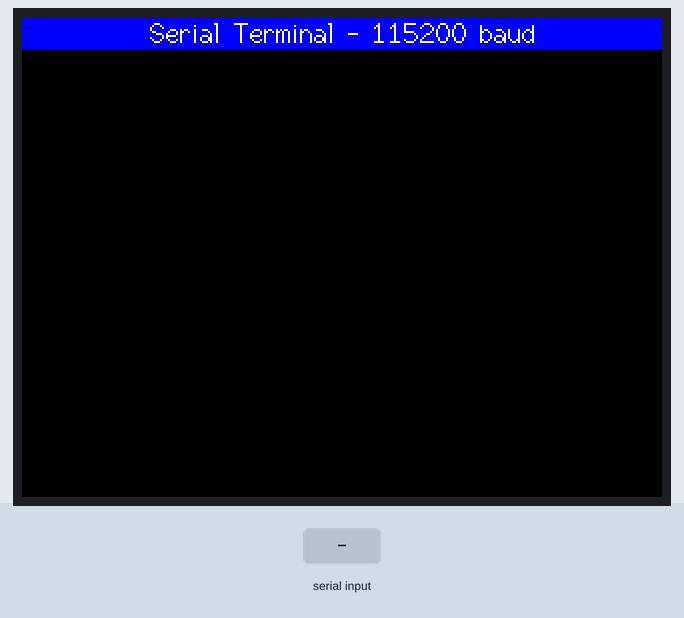
A sketch run on a simulated ESP32. On the bench: 320×240 colour display. Inputs (shaded band) come from the test bench.

Above: at 1.4 s.
1.5 s: "1\n" received over Serial
At 2.7 s:
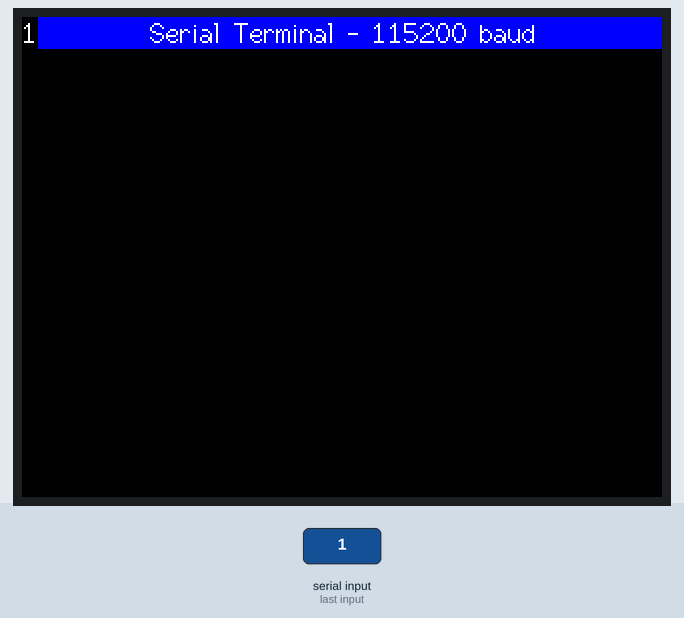
3.0 s: "0\n" received over Serial
At 3.8 s:
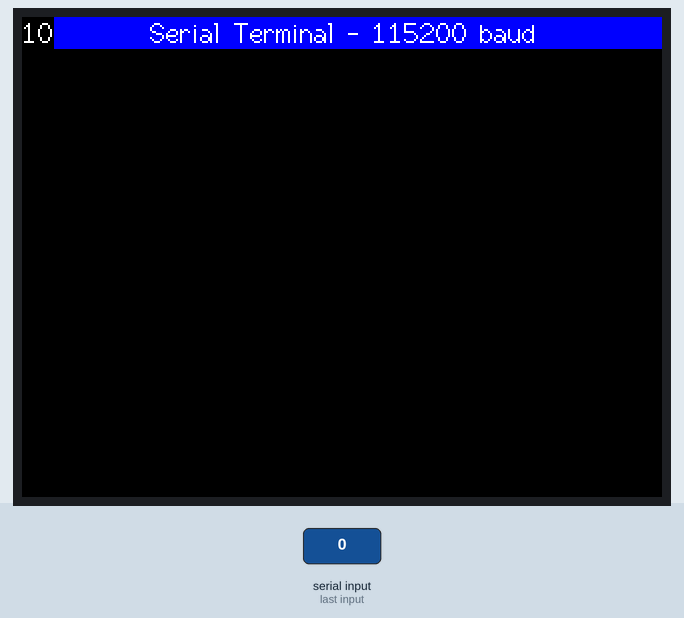
4.5 s: "2\n" received over Serial
At 4.9 s:
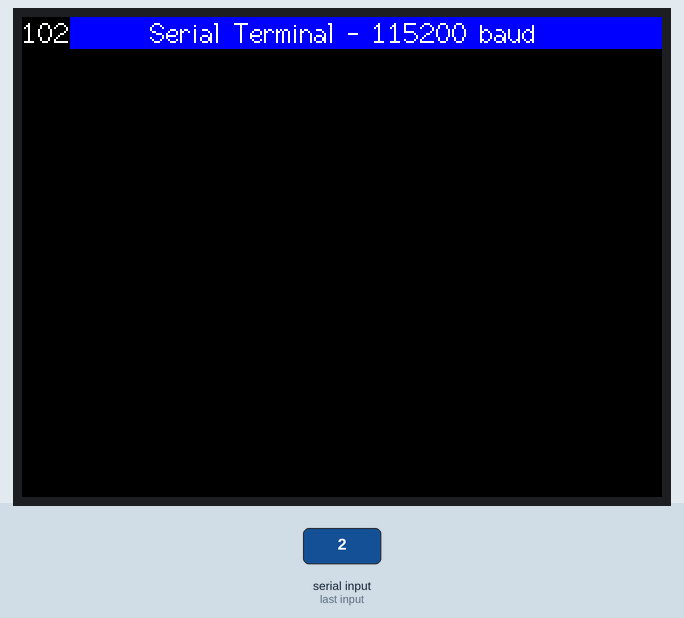
Timing chart, 0 to 7.5 s (numbered marks = the images above; inputs shaded):
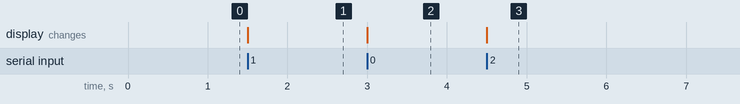

Measured:
- after the input at 1.5 s, the display: changes at once (image 1)
- after the input at 3.0 s, the display: changes at once (image 2)
- after the input at 4.5 s, the display: changes at once (image 3)

The sketch:

zillaserial.ino
```cpp
// (licence header left out)
#include <M5Stack.h>

// The scrolling area must be a integral multiple of TEXT_HEIGHT
#define TEXT_HEIGHT 16 // Height of text to be printed and scrolled
#define TOP_FIXED_AREA 14 // Number of lines in top fixed area (lines counted from top of screen)
#define BOT_FIXED_AREA 0 // Number of lines in bottom fixed area (lines counted from bottom of screen)
#define YMAX 240 // Bottom of screen area

// The initial y coordinate of the top of the scrolling area
uint16_t yStart = 0;
// yArea must be a integral multiple of TEXT_HEIGHT
uint16_t yArea = YMAX-TOP_FIXED_AREA-BOT_FIXED_AREA;
// The initial y coordinate of the top of the bottom text line
// uint16_t yDraw = YMAX - BOT_FIXED_AREA - TEXT_HEIGHT;
uint16_t yDraw = 0;

// Keep track of the drawing x coordinate
uint16_t xPos = 0;

// For the byte we read from the serial port
byte data = 0;

// A few test variables used during debugging
boolean change_colour = 1;
boolean selected = 1;

// We have to blank the top line each time the display is scrolled, but this takes up to 13 milliseconds
// for a full width line, meanwhile the serial buffer may be filling... and overflowing
// We can speed up scrolling of short text lines by just blanking the character we drew
int blank[19]; // We keep all the strings pixel lengths to optimise the speed of the top line blanking

void setup() {
  // Setup the TFT display
  M5.begin();
  // M5.Lcd.setRotation(5); // Must be setRotation(0) for this sketch to work correctly
  M5.Lcd.fillScreen(TFT_BLACK);

  // Setup baud rate and draw top banner
  // Serial.begin(115200);

  M5.Lcd.setTextColor(TFT_WHITE, TFT_BLUE);
  M5.Lcd.fillRect(0,0,320,TEXT_HEIGHT, TFT_BLUE);
  M5.Lcd.drawCentreString(" Serial Terminal - 115200 baud ",320/2,0,2);

  // Change colour for scrolling zone text
  M5.Lcd.setTextColor(TFT_WHITE, TFT_BLACK);

  // Setup scroll area
  // setupScrollArea(TOP_FIXED_AREA, BOT_FIXED_AREA);
  setupScrollArea(0, 0);

  // Zero the array
  for (byte i = 0; i<18; i++) blank[i]=0;
}


void loop(void) {
  //  These lines change the text colour when the serial buffer is emptied
  //  These are test lines to see if we may be losing characters
  //  Also uncomment the change_colour line below to try them
  //
  //  if (change_colour){
  //  change_colour = 0;
  //  if (selected == 1) {M5.Lcd.setTextColor(TFT_CYAN, TFT_BLACK); selected = 0;}
  //  else {M5.Lcd.setTextColor(TFT_MAGENTA, TFT_BLACK); selected = 1;}
  //}

  while (Serial.available()) {
    data = Serial.read();
    // If it is a CR or we are near end of line then scroll one line
    if (data == '\r' || xPos>311) {
      xPos = 0;
      yDraw = scroll_line(); // It can take 13ms to scroll and blank 16 pixel lines
    }
    if (data > 31 && data < 128) {
      xPos += M5.Lcd.drawChar(data,xPos,yDraw,2);
      // blank[(18+(yStart-TOP_FIXED_AREA)/TEXT_HEIGHT)%19]=xPos; // Keep a record of line lengths
    }
    //change_colour = 1; // Line to indicate buffer is being emptied
  }
}

// ##############################################################################################
// Call this function to scroll the display one text line
// ##############################################################################################
int scroll_line() {
  int yTemp = yStart; // Store the old yStart, this is where we draw the next line
  // Use the record of line lengths to optimise the rectangle size we need to erase the top line
  // M5.Lcd.fillRect(0,yStart,blank[(yStart-TOP_FIXED_AREA)/TEXT_HEIGHT],TEXT_HEIGHT, TFT_BLACK);
  M5.Lcd.fillRect(0,yStart,320,TEXT_HEIGHT, TFT_BLACK);

  // Change the top of the scroll area
  yStart+=TEXT_HEIGHT;
  // The value must wrap around as the screen memory is a circular buffer
  // if (yStart >= YMAX - BOT_FIXED_AREA) yStart = TOP_FIXED_AREA + (yStart - YMAX + BOT_FIXED_AREA);
  if (yStart >= YMAX) yStart = 0;
  // Now we can scroll the display
  scrollAddress(yStart);
  return  yTemp;
}

// ##############################################################################################
// Setup a portion of the screen for vertical scrolling
// ##############################################################################################
// We are using a hardware feature of the display, so we can only scroll in portrait orientation
void setupScrollArea(uint16_t tfa, uint16_t bfa) {
  M5.Lcd.writecommand(ILI9341_VSCRDEF); // Vertical scroll definition
  M5.Lcd.writedata(tfa >> 8);           // Top Fixed Area line count
  M5.Lcd.writedata(tfa);
  M5.Lcd.writedata((YMAX-tfa-bfa)>>8);  // Vertical Scrolling Area line count
  M5.Lcd.writedata(YMAX-tfa-bfa);
  M5.Lcd.writedata(bfa >> 8);           // Bottom Fixed Area line count
  M5.Lcd.writedata(bfa);
}

// ##############################################################################################
// Setup the vertical scrolling start address pointer
// ##############################################################################################
void scrollAddress(uint16_t vsp) {
  M5.Lcd.writecommand(ILI9341_VSCRSADD); // Vertical scrolling pointer
  M5.Lcd.writedata(vsp>>8);
  M5.Lcd.writedata(vsp);
}
```
